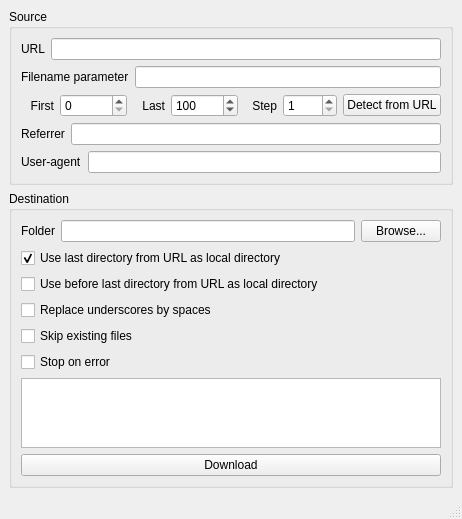
<?xml version="1.0" encoding="UTF-8"?>
<ui version="4.0">
 <class>MainWindow</class>
 <widget class="QMainWindow" name="MainWindow">
  <property name="geometry">
   <rect>
    <x>0</x>
    <y>0</y>
    <width>462</width>
    <height>491</height>
   </rect>
  </property>
  <property name="windowTitle">
   <string>MainWindow</string>
  </property>
  <widget class="QWidget" name="centralwidget">
   <layout class="QVBoxLayout" name="verticalLayout_3">
    <item>
     <widget class="QGroupBox" name="groupBox">
      <property name="title">
       <string>Source</string>
      </property>
      <layout class="QVBoxLayout" name="verticalLayout">
       <item>
        <layout class="QHBoxLayout" name="horizontalLayout_2">
         <item>
          <widget class="QLabel" name="label">
           <property name="text">
            <string>URL</string>
           </property>
          </widget>
         </item>
         <item>
          <widget class="QLineEdit" name="urlEdit"/>
         </item>
        </layout>
       </item>
       <item>
        <layout class="QHBoxLayout" name="horizontalLayout_6">
         <item>
          <widget class="QLabel" name="label_8">
           <property name="text">
            <string>Filename parameter</string>
           </property>
          </widget>
         </item>
         <item>
          <widget class="QLineEdit" name="filenameParameterEdit"/>
         </item>
        </layout>
       </item>
       <item>
        <layout class="QHBoxLayout" name="horizontalLayout">
         <item>
          <widget class="QLabel" name="label_2">
           <property name="text">
            <string>First</string>
           </property>
           <property name="alignment">
            <set>Qt::AlignRight|Qt::AlignTrailing|Qt::AlignVCenter</set>
           </property>
          </widget>
         </item>
         <item>
          <widget class="QSpinBox" name="firstSpinBox">
           <property name="maximum">
            <number>2000000000</number>
           </property>
          </widget>
         </item>
         <item>
          <widget class="QLabel" name="label_3">
           <property name="text">
            <string>Last</string>
           </property>
           <property name="alignment">
            <set>Qt::AlignRight|Qt::AlignTrailing|Qt::AlignVCenter</set>
           </property>
          </widget>
         </item>
         <item>
          <widget class="QSpinBox" name="lastSpinBox">
           <property name="maximum">
            <number>2000000000</number>
           </property>
           <property name="value">
            <number>100</number>
           </property>
          </widget>
         </item>
         <item>
          <widget class="QLabel" name="label_4">
           <property name="text">
            <string>Step</string>
           </property>
           <property name="alignment">
            <set>Qt::AlignRight|Qt::AlignTrailing|Qt::AlignVCenter</set>
           </property>
          </widget>
         </item>
         <item>
          <widget class="QSpinBox" name="stepSpinBox">
           <property name="minimum">
            <number>1</number>
           </property>
           <property name="maximum">
            <number>1000</number>
           </property>
          </widget>
         </item>
         <item>
          <widget class="QPushButton" name="detectFromURLButton">
           <property name="text">
            <string>Detect from URL</string>
           </property>
          </widget>
         </item>
        </layout>
       </item>
       <item>
        <layout class="QHBoxLayout" name="horizontalLayout_4">
         <item>
          <widget class="QLabel" name="label_6">
           <property name="text">
            <string>Referrer</string>
           </property>
          </widget>
         </item>
         <item>
          <widget class="QLineEdit" name="refererEdit"/>
         </item>
        </layout>
       </item>
       <item>
        <layout class="QHBoxLayout" name="horizontalLayout_5">
         <item>
          <widget class="QLabel" name="label_7">
           <property name="text">
            <string>User-agent</string>
           </property>
          </widget>
         </item>
         <item>
          <widget class="QLineEdit" name="userAgentEdit">
           <property name="text">
            <string/>
           </property>
          </widget>
         </item>
        </layout>
       </item>
      </layout>
     </widget>
    </item>
    <item>
     <widget class="QGroupBox" name="groupBox_2">
      <property name="title">
       <string>Destination</string>
      </property>
      <layout class="QVBoxLayout" name="verticalLayout_2">
       <item>
        <layout class="QHBoxLayout" name="horizontalLayout_3">
         <item>
          <widget class="QLabel" name="label_5">
           <property name="text">
            <string>Folder</string>
           </property>
          </widget>
         </item>
         <item>
          <widget class="QLineEdit" name="folderEdit"/>
         </item>
         <item>
          <widget class="QPushButton" name="browseButton">
           <property name="text">
            <string>Browse...</string>
           </property>
          </widget>
         </item>
        </layout>
       </item>
       <item>
        <widget class="QCheckBox" name="useLastDirectoryCheckBox">
         <property name="text">
          <string>Use last directory from URL as local directory</string>
         </property>
         <property name="checked">
          <bool>true</bool>
         </property>
        </widget>
       </item>
       <item>
        <widget class="QCheckBox" name="useBeforeLastDirectoryCheckBox">
         <property name="text">
          <string>Use before last directory from URL as local directory</string>
         </property>
        </widget>
       </item>
       <item>
        <widget class="QCheckBox" name="replaceUnderscoresBySpacesCheckBox">
         <property name="text">
          <string>Replace underscores by spaces</string>
         </property>
        </widget>
       </item>
       <item>
        <widget class="QCheckBox" name="skipCheckBox">
         <property name="text">
          <string>Skip existing files</string>
         </property>
        </widget>
       </item>
       <item>
        <widget class="QCheckBox" name="stopCheckBox">
         <property name="text">
          <string>Stop on error</string>
         </property>
        </widget>
       </item>
       <item>
        <widget class="QTextEdit" name="logsTextEdit">
         <property name="readOnly">
          <bool>true</bool>
         </property>
        </widget>
       </item>
       <item>
        <widget class="QPushButton" name="downloadButton">
         <property name="text">
          <string>Download</string>
         </property>
        </widget>
       </item>
      </layout>
     </widget>
    </item>
   </layout>
  </widget>
  <widget class="QMenuBar" name="menubar">
   <property name="geometry">
    <rect>
     <x>0</x>
     <y>0</y>
     <width>462</width>
     <height>21</height>
    </rect>
   </property>
  </widget>
  <widget class="QStatusBar" name="statusbar"/>
 </widget>
 <tabstops>
  <tabstop>urlEdit</tabstop>
  <tabstop>filenameParameterEdit</tabstop>
  <tabstop>firstSpinBox</tabstop>
  <tabstop>lastSpinBox</tabstop>
  <tabstop>stepSpinBox</tabstop>
  <tabstop>detectFromURLButton</tabstop>
  <tabstop>refererEdit</tabstop>
  <tabstop>userAgentEdit</tabstop>
  <tabstop>folderEdit</tabstop>
  <tabstop>browseButton</tabstop>
  <tabstop>useLastDirectoryCheckBox</tabstop>
  <tabstop>replaceUnderscoresBySpacesCheckBox</tabstop>
  <tabstop>skipCheckBox</tabstop>
  <tabstop>stopCheckBox</tabstop>
  <tabstop>logsTextEdit</tabstop>
  <tabstop>downloadButton</tabstop>
 </tabstops>
 <resources/>
 <connections/>
</ui>
